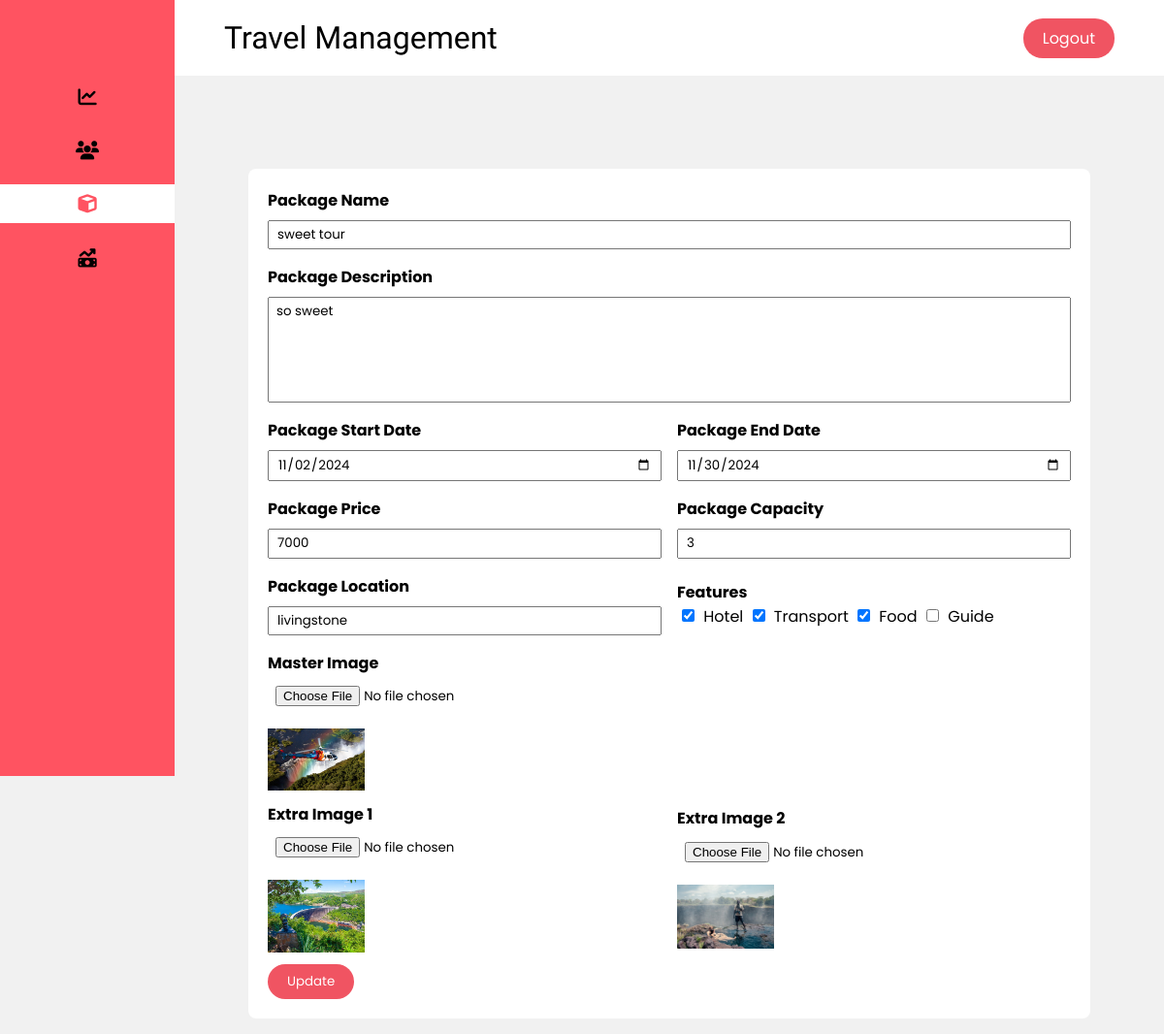
/auth/edit_package.php?id=3 (signed in), run on the app's committed database.
### tables this page shows
CREATE TABLE `packages` (
  `package_id` int(10) NOT NULL,
  `package_name` varchar(255) DEFAULT NULL,
  `package_rating` float DEFAULT NULL,
  `package_desc` text DEFAULT NULL,
  `package_start` date DEFAULT NULL,
  `package_end` date DEFAULT NULL,
  `package_price` int(10) DEFAULT NULL,
  `package_location` varchar(255) DEFAULT NULL,
  `is_hotel` int(10) DEFAULT 0,
  `is_transport` int(10) DEFAULT 0,
  `is_food` int(10) DEFAULT 0,
  `is_guide` int(10) DEFAULT 0,
  `package_capacity` int(10) DEFAULT 0,
  `package_booked` int(10) UNSIGNED DEFAULT 0,
  `master_image` text DEFAULT NULL,
  `extra_image_1` text DEFAULT NULL,
  `extra_image_2` text DEFAULT NULL
);

### app/_dbConnection.php (called while the page is built, shortened)
<?php
class Database
{
    private $db_host = "localhost";
    private $db_user = "root";
    private $db_password = "";
    private $db_name = "triptrip";
    protected function connect()
    {
        try {
            $this->conn = new mysqli($this->db_host, $this->db_user, $this->db_password, $this->db_name);
        } catch (mysqli_sql_exception) {
            die(header("HTTP/1.0 503 Service Unavailable Error"));
        }
    }
}
class Packages extends Database
{
    public function getPackage($id)
    {
        $sql = "SELECT * FROM packages WHERE package_id = $id";
        $result = $this->conn->query($sql);
        return $result;
    }
}

### auth/edit_package.php (the view, shortened to what this page needs)
<!DOCTYPE html>
<html lang="en">
<?php
if (isset($_GET['id'])) {
    $package_id = ($_GET['id']);
} else {
    $package_id = 0;
}
?>
<?php include("./components/_head.php") ?>
<?php
include_once("../app/_dbConnection.php");
$packages = new Packages();
$res = $packages->getPackage($package_id);
$package = mysqli_fetch_assoc($res);
if ($res->num_rows == 0) {
    echo '<script> location.href = "./packages.php" </script>';
} else {
    $package_name = $package['package_name'];
    $package_desc = $package['package_desc'];
    $package_start = $package['package_start'];
    $package_end = $package['package_end'];
    $package_price = $package['package_price'];
    $package_capacity = $package['package_capacity'];
    $package_location = $package['package_location'];
    $master_image = $package['master_image'];
    $extra_image_1 = $package['extra_image_1'];
    $extra_image_2 = $package['extra_image_2'];
    $is_hotel = $package['is_hotel'];
    $is_transport = $package['is_transport'];
    $is_food = $package['is_food'];
    $is_guide = $package['is_guide'];
}
?>
<body>
    <div class="side-menu">
        <ul>
            <li><a href="./admin_dashboard.php"><i class="fa-solid fa-chart-line"></i><span>Dashboard</span></a></li>
            <li><a href="./users.php"><i class="fa-solid fa-users"></i><span>Users</span></a></li>
            <li class="active"><a href="./packages.php"><i class="fa-solid fa-cube"></i><span>Packages</span></a> </li>
            <li><a href="./sales.php"><i class="fa-solid fa-money-bill-trend-up"></i><span>Sales</span></a> </li>
        </ul>
    </div>
    <div class="container">
        <?php include("./components/_header.php") ?>
        <div class="content">
            <form method="post" action="./services/_editPackage.php" class="new-package-form" enctype="multipart/form-data">
                <div class="form-inner">
                    <div class="input-group">
                        <label for="name">Package Name</label>
                        <input required type="text" name="package_name" id="name" value="<?php echo $package_name ?>">
                    </div>
                    <div class="input-group">
                        <label for="desc">Package Description</label>
                        <textarea name="package_desc" rows="5" id="desc"><?php echo $package_desc ?></textarea>
                    </div>
                    <div class="row">
                        <div class="input-group">
                            <label for="start">Package Start Date</label>
                            <input required type="date" name="start" id="start" value="<?php echo $package_start ?>">
                        </div>
                        <div class="input-group">
                            <label for="end">Package End Date</label>
                            <input required type="date" name="end" id="end" value="<?php echo $package_end ?>">
                        </div>
                    </div>
                    <div class="row">
                        <div class="input-group">
                            <label for="price">Package Price</label>
                            <input required type="number" name="price" id="price" value="<?php echo $package_price ?>">
                        </div>
                        <div class="input-group">
                            <label for="capacity">Package Capacity</label>
                            <input required type="number" name="capacity" id="capacity" value="<?php echo $package_capacity ?>">
                        </div>
                    </div>
                    <div class="row">
                        <div class="input-group">
                            <label for="loc">Package Location</label>
                            <input type="text" name="loc" id="loc" value="<?php echo $package_location ?>">
                        </div>
                        <div class="features">
                            <div class="input-group">
                                <label>Features</label>
                            </div>
                            <input type="checkbox" value="hotel" name="features[]" id="hotel" <?php if ($is_hotel == 1) echo 'checked' ?>> <label for="hotel">Hotel</label>
                            <input type="checkbox" value="transport" name="features[]" id="transport" <?php if ($is_transport == 1) echo 'checked' ?>> <label for="transport">Transport</label>
                            <input type="checkbox" value="food" name="features[]" id="food" <?php if ($is_food == 1) echo 'checked' ?>> <label for="food">Food</label>
                            <input type="checkbox" value="guide" name="features[]" id="guide" <?php if ($is_guide == 1) echo 'checked' ?>> <label for="guide">Guide</label>
                        </div>
                    </div>
                    <div class="input-group">
                        <label for="master-img">Master Image</label>
                        <input type="file" name="master-img" id="master-img" accept="image/*">
                        <?php if ($master_image): ?>
                            <img src="../<?php echo $master_image ?>" alt="Current Master Image" style="max-width:100px;display:block;margin-top:8px;">
                        <?php endif; ?>
                    </div>
                    <div class="row">
                        <div class="input-group">
                            <label for="ex1">Extra Image 1</label>
                            <input type="file" name="ex1" id="ex1" accept="image/*">
                            <?php if ($extra_image_1): ?>
                                <img src="../<?php echo $extra_image_1 ?>" alt="Extra Image 1" style="max-width:100px;display:block;margin-top:8px;">
                            <?php endif; ?>
                        </div>
                        <div class="input-group">
                            <label for="ex2">Extra Image 2</label>
                            <input type="file" name="ex2" id="ex2" accept="image/*">
                            <?php if ($extra_image_2): ?>
                                <img src="../<?php echo $extra_image_2 ?>" alt="Extra Image 2" style="max-width:100px;display:block;margin-top:8px;">
                            <?php endif; ?>
                        </div>
                    </div>
                    <div class="row">
                        <input type="submit" value="Update" name="submit" class="btn" />
                    </div>
                </div>
            </form>
        </div>
    </div>
</body>
</html>

### auth/assets/css/styles.css (style rules this page uses)
:root { --primary-color: #FF5361; --text-primary: #000; --text-shade: #999; --text-secondary: #fff; }
* { margin: 0; padding: 0; box-sizing: border-box; font-family: 'Poppins', sans-serif; }
body { background: #f1f1f1; display: flex; }
a { color: inherit; text-decoration: none; }
li { list-style: none; }
img { height: 100%; width: 100%; object-fit: contain; }
.btn { display: inline-block; padding: 8px 20px; border-radius: 20px; background: #f05462; color: white; text-align: center; border: none; cursor: pointer; }
.side-menu { width: 15%; position: fixed; background: var(--primary-color); height: 100vh; display: flex; flex-direction: column; row-gap: 2rem; }
ul { margin-top: 5rem; display: grid; width: 100%; row-gap: 1rem; }
.side-menu li a { text-align: center; display: flex; align-items: center; column-gap: 1rem; font-size: 1.2rem; padding: 10px 40px; color: black; cursor: pointer; }
.side-menu li.active a { color: var(--primary-color); background: white; }
.container { position: absolute; right: 0; width: 85%; background: #f1f1f1; }
.container .content { position: relative; margin-top: 10vh; }
@media screen and (max-width: 1250px) { .side-menu { align-items: center; } }
@media screen and (max-width: 1250px) { .side-menu li a { justify-content: center; padding: 10px 0; } }
.new-package-form { padding: 1rem; max-width: 900px; width: 100%; margin: auto; }
.form-inner { background: var(--text-secondary); padding: 20px; border-radius: 0.5rem; display: grid; row-gap: 1rem; }
.form-inner .row { display: flex; justify-content: space-between; align-items: center; column-gap: 1rem; }
.form-inner .row .features { width: 100%; }
.form-inner .row .features input { margin: 0 5px; }
.form-inner .input-group { display: grid; width: 100%; row-gap: 0.5rem; }
.form-inner .input-group label { font-weight: bold; }
.form-inner .input-group input,textarea { width: 100%; padding: 0.2rem 0.5rem; resize: none; }

### data on the page
packages: package_name "sweet tour", package_desc "so sweet", start "11/02/2024", end "11/30/2024", price "7000", capacity "3", loc "livingstone", is_hotel "☑", is_transport "☑", is_food "☑", master_image (picture), extra_image_1 (picture), extra_image_2 (picture)
